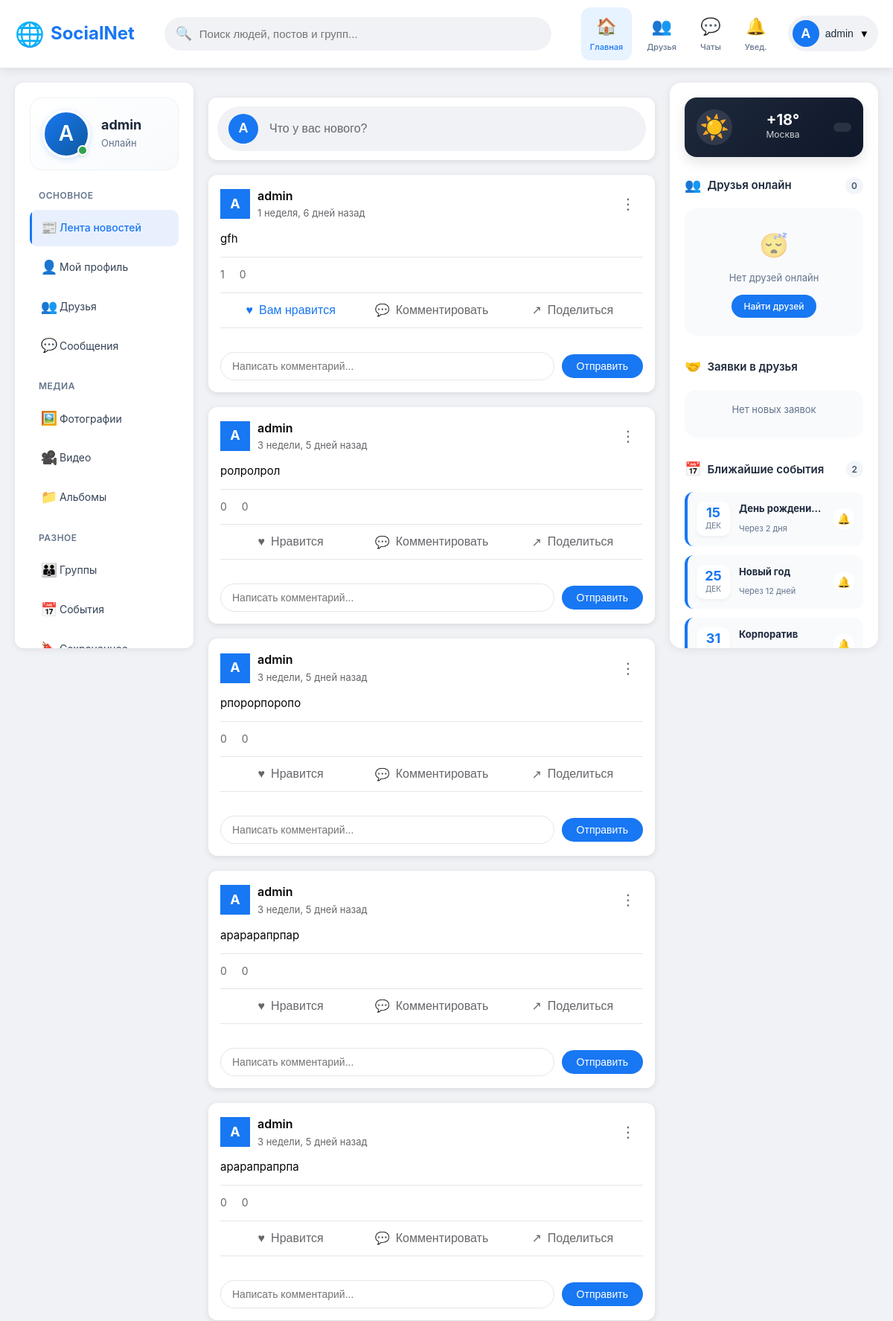
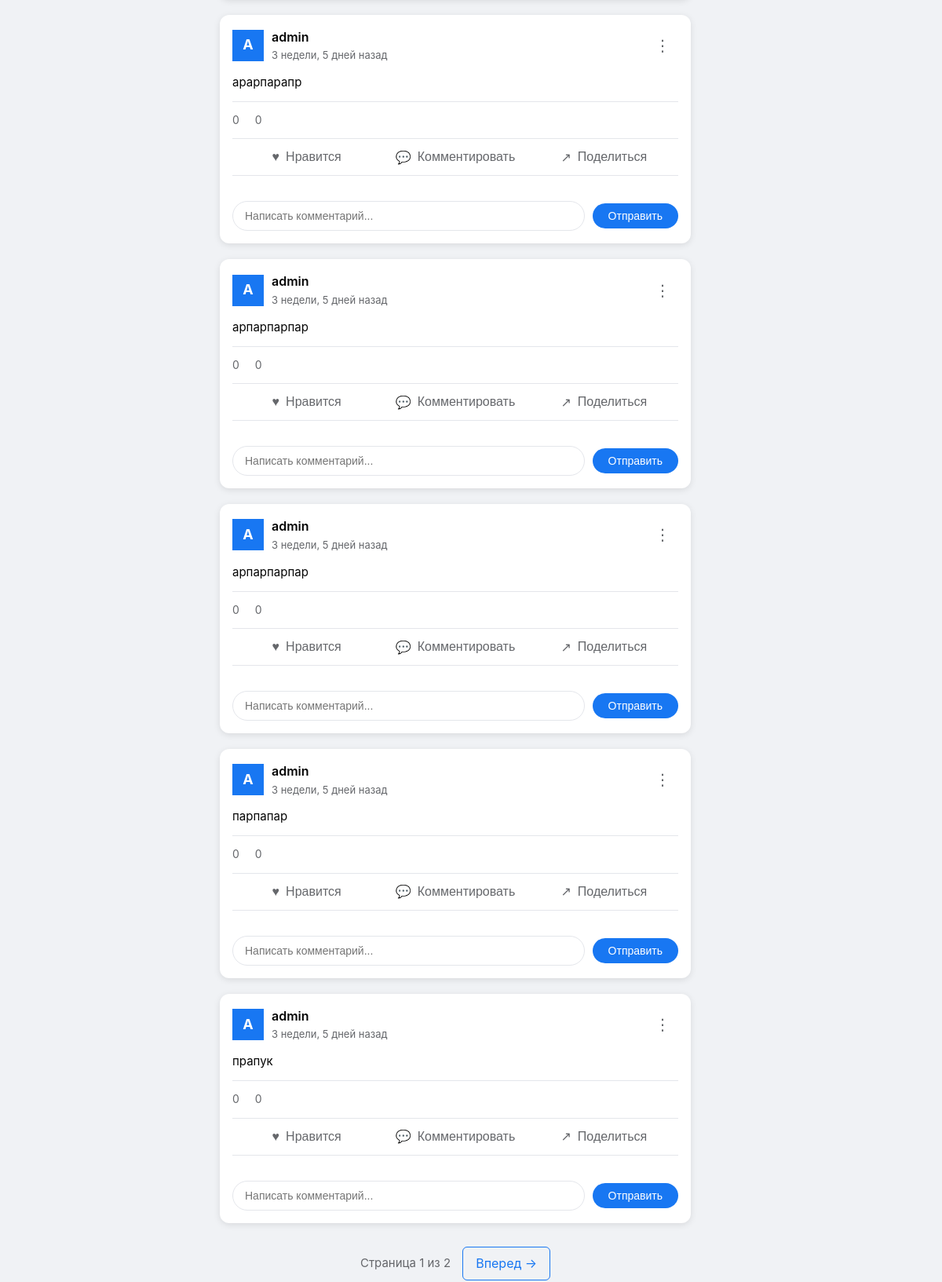
The page / (signed in, upper part) on the database its author committed (2 pictures, top to bottom).
### posts/models.py (models this page shows, shortened)
class Post(models.Model):
    author = models.ForeignKey(User, on_delete=models.CASCADE, related_name='posts')
    content = models.TextField()
    image = models.ImageField(upload_to='posts/', null=True, blank=True)
    likes_count = models.PositiveIntegerField(default=0)
    comments_count = models.PositiveIntegerField(default=0)
    shares_count = models.PositiveIntegerField(default=0)
    is_public = models.BooleanField(default=True)
    allow_comments = models.BooleanField(default=True)
    allow_sharing = models.BooleanField(default=True)
    created_at = models.DateTimeField(auto_now_add=True)
    updated_at = models.DateTimeField(auto_now=True)
    class Meta:
        ordering = ['-created_at']
        indexes = [
            models.Index(fields=['author', 'created_at']),
            models.Index(fields=['created_at']),
        ]

### posts/views.py (the view)
# urls.py: path('', views.feed, name='feed'),
def feed(request):
    posts_list = Post.objects.all().order_by('-created_at')
    paginator = Paginator(posts_list, 10)
    page_number = request.GET.get('page')
    page_obj = paginator.get_page(page_number)
    for post in page_obj:
        post.likes_count = Like.objects.filter(post=post).count()
        post.comments_count = Comment.objects.filter(post=post).count()
        post.recent_comments = Comment.objects.filter(post=post)[:2]
        if request.user.is_authenticated:
            post.is_liked = Like.objects.filter(post=post, user=request.user).exists()
        else:
            post.is_liked = False
    context = {
        'posts': page_obj,
        'page_obj': page_obj,
        'is_paginated': paginator.num_pages > 1,
        'user_authenticated': request.user.is_authenticated,
    }
    return render(request, 'posts/feed.html', context)

### templates/posts/feed.html (shortened to what this page needs)
{% extends request.user.is_authenticated|yesno:'base_auth.html,base_guest.html' %}
{% load static %}
{% block content %}
<div class="feed-container">
    {% if user.is_authenticated %}
        <div class="create-post-wrapper">
            <button class="btn-create-post" onclick="openCreatePostModal()">
                <span class="user-avatar">
                    {% if user.profile.avatar %}
                    <img src="{{ user.profile.avatar.url }}" alt="Аватар">
                    {% else %}
                    <div class="default-avatar">{{ user.username|first|upper }}</div>
                    {% endif %}
                </span>
                <span>Что у вас нового?</span>
            </button>
        </div>
    {% endif %}
    <div class="posts-list">
        {% for post in posts %}
        <article class="post-card" data-post-id="{{ post.id }}">
            <div class="post-header">
                {% if user.is_authenticated %}
                <a href="{% url 'profile' post.author.username %}" class="post-author">
                {% else %}
                <div class="post-author disabled">
                {% endif %}
                    {% if post.author.profile.avatar %}
                    <img src="{{ post.author.profile.avatar.url }}"
                         alt="{{ post.author.username }}"
                         class="author-avatar">
                    {% else %}
                    <div class="default-avatar small">{{ post.author.username|first|upper }}</div>
                    {% endif %}
                    <div class="author-info">
                        <strong class="author-name">{{ post.author.get_full_name|default:post.author.username }}</strong>
                        <span class="post-time">{{ post.created_at|timesince }} назад</span>
                    </div>
                {% if user.is_authenticated %}
                </a>
                {% else %}
                </div>
                {% endif %}
                <button class="post-menu-btn">⋮</button>
            </div>
            <div class="post-content">
                <p class="post-text">{{ post.content|linebreaksbr }}</p>
            </div>
            <div class="post-stats">
                <span class="likes-count">{{ post.likes_count }} {{ post.likes_count|pluralize:"лайк,лайка,лайков" }}</span>
                <span class="comments-count">{{ post.comments_count }} {{ post.comments_count|pluralize:"комментарий,комментария,комментариев" }}</span>
            </div>
            <div class="post-actions">
                {% if user.is_authenticated %}
                <button class="action-btn like-btn {% if post.is_liked %}liked{% endif %}"
                        onclick="likePost({{ post.id }}, this)">
                    <span class="like-icon">♥</span>
                    <span class="like-text">{% if post.is_liked %}Вам нравится{% else %}Нравится{% endif %}</span>
                </button>
                <button class="action-btn comment-btn"
                        onclick="focusComment({{ post.id }})">
                    💬 <span>Комментировать</span>
                </button>
                {% endif %}
                <button class="action-btn share-btn" onclick="sharePost({{ post.id }})">
                    ↗ <span>Поделиться</span>
                </button>
            </div>
            <div class="post-comments">
                {% if user.is_authenticated %}
                <form class="comment-form" data-post-id="{{ post.id }}" onsubmit="return submitComment(event)">
                    <input type="text"
                           placeholder="Написать комментарий..."
                           class="comment-input"
                           required>
                    <button type="submit" class="comment-submit">Отправить</button>
                </form>
                {% else %}
                <a href="{% url 'login' %}?next={{ request.path }}" class="comment-login-prompt">
                    Войдите, чтобы оставить комментарий
                </a>
                {% endif %}
            </div>
        </article>
        {% endfor %}
    </div>
    {% if is_paginated %}
    <div class="pagination">
        <span class="current-page">
            Страница {{ page_obj.number }} из {{ page_obj.paginator.num_pages }}
        </span>
        {% if page_obj.has_next %}
        <a href="?page={{ page_obj.next_page_number }}">Вперед →</a>
        {% endif %}
    </div>
    {% endif %}
</div>
{% endblock %}

### templates/base_auth.html (shortened to what this page needs)
<!DOCTYPE html>
<html lang="ru">
<head>
</head>
<body>
    <div class="app-container">
        <header class="header">
            <div class="header-container">
                <a href="{% url 'feed' %}" class="logo">
                    <span class="logo-icon">🌐</span>
                    <span class="logo-text">SocialNet</span>
                </a>
                <div class="search-bar">
                    <form class="search-form" method="GET" action="{% url 'search' %}">
                        <button type="submit" class="search-btn">🔍</button>
                        <input type="text"
                               name="q"
                               class="search-input"
                               placeholder="Поиск людей, постов и групп..."
                               value="{{ request.GET.q }}">
                    </form>
                </div>
                <div class="nav-icons">
                    <a href="{% url 'feed' %}" class="nav-icon {% if request.resolver_match.url_name == 'feed' %}active{% endif %}">
                        <span class="nav-icon-emoji">🏠</span>
                        <span class="nav-icon-label">Главная</span>
                    </a>
                    <a href="{% url 'friends' %}" class="nav-icon {% if request.resolver_match.url_name == 'friends' %}active{% endif %}">
                        <span class="nav-icon-emoji">👥</span>
                        <span class="nav-icon-label">Друзья</span>
                    </a>
                    <a href="{% url 'messages' %}" class="nav-icon {% if request.resolver_match.url_name == 'messages' %}active{% endif %}">
                        <span class="nav-icon-emoji">💬</span>
                        <span class="nav-icon-label">Чаты</span>
                    </a>
                    <a href="{% url 'notifications' %}" class="nav-icon {% if request.resolver_match.url_name == 'notifications' %}active{% endif %}">
                        <span class="nav-icon-emoji">🔔</span>
                        <span class="nav-icon-label">Увед.</span>
                    </a>
                    <div class="profile-dropdown">
                        <button class="profile-button">
                            <div class="profile-avatar">
                                {% if user.profile.avatar %}
                                <img src="{{ user.profile.avatar.url }}" alt="{{ user.username }}">
                                {% else %}
                                <span>{{ user.username|first|upper }}</span>
                                {% endif %}
                            </div>
                            <span class="profile-name">{{ user.get_full_name|default:user.username|truncatechars:15 }}</span>
                            <span class="dropdown-arrow">▼</span>
                        </button>
                    </div>
                </div>
            </div>
        </header>
        <div class="authenticated-layout">
            {% block sidebar %}
                {% include 'partials/sidebar.html' %}
            {% endblock %}
            <main class="main-content">
                {% block content %}{% endblock %}
            </main>
            {% block right_sidebar %}
                {% include 'partials/right_sidebar.html' %}
            {% endblock %}
        </div>
    </div>
</body>
</html>

### templates/partials/sidebar.html (shortened to what this page needs)
<aside class="sidebar">
    <div class="sidebar_profile_card">
        <a href="{% url 'profile' user.username %}" class="sidebar_profile_link">
            <div class="sidebar_profile_avatar_wrapper">
                {% if user.profile.avatar %}
                <img src="{{ user.profile.avatar.url }}" alt="{{ user.username }}" class="sidebar_profile_avatar">
                {% else %}
                <div class="sidebar_profile_avatar sidebar_profile_avatar_default">
                    {{ user.username|first|upper }}
                </div>
                {% endif %}
                <span class="sidebar_online_indicator"></span>
            </div>
            <div class="sidebar_profile_info">
                <span class="sidebar_profile_name">{{ user.get_full_name|default:user.username }}</span>
                <span class="sidebar_profile_status">
                    {% if user.profile.status %}
                    {{ user.profile.status }}
                    {% else %}
                    Онлайн
                    {% endif %}
                </span>
            </div>
        </a>
    </div>
    <nav class="sidebar_nav">
        <div class="sidebar_nav_section">
            <h3 class="sidebar_nav_section_title">Основное</h3>
            <a href="{% url 'feed' %}" class="sidebar_nav_item {% if request.resolver_match.url_name == 'feed' %}sidebar_nav_item_active{% endif %}">
                <span class="sidebar_nav_icon">📰</span>
                <span class="sidebar_nav_text">Лента новостей</span>
            </a>
            <a href="{% url 'profile' user.username %}" class="sidebar_nav_item {% if request.resolver_match.url_name == 'profile' %}sidebar_nav_item_active{% endif %}">
                <span class="sidebar_nav_icon">👤</span>
                <span class="sidebar_nav_text">Мой профиль</span>
            </a>
            <a href="{% url 'friends' %}" class="sidebar_nav_item {% if request.resolver_match.url_name == 'friends' %}sidebar_nav_item_active{% endif %}">
                <span class="sidebar_nav_icon">👥</span>
                <span class="sidebar_nav_text">Друзья</span>
            </a>
            <a href="{% url 'messages' %}" class="sidebar_nav_item {% if request.resolver_match.url_name == 'messages' %}sidebar_nav_item_active{% endif %}">
                <span class="sidebar_nav_icon">💬</span>
                <span class="sidebar_nav_text">Сообщения</span>
            </a>
        </div>
        <div class="sidebar_nav_section">
            <h3 class="sidebar_nav_section_title">Медиа</h3>
            <a href="{% url 'profile' user.username %}" class="sidebar_nav_item {% if request.resolver_match.url_name == 'photos' %}sidebar_nav_item_active{% endif %}">
                <span class="sidebar_nav_icon">🖼️</span>
                <span class="sidebar_nav_text">Фотографии</span>
            </a>
            <a href="{% url 'profile' user.username %}" class="sidebar_nav_item {% if request.resolver_match.url_name == 'videos' %}sidebar_nav_item_active{% endif %}">
                <span class="sidebar_nav_icon">🎥</span>
                <span class="sidebar_nav_text">Видео</span>
            </a>
            <a href="{% url 'profile' user.username %}" class="sidebar_nav_item {% if request.resolver_match.url_name == 'albums' %}sidebar_nav_item_active{% endif %}">
                <span class="sidebar_nav_icon">📁</span>
                <span class="sidebar_nav_text">Альбомы</span>
            </a>
        </div>
        <div class="sidebar_nav_section">
            <h3 class="sidebar_nav_section_title">Разное</h3>
            <a href="{% url 'profile' user.username %}" class="sidebar_nav_item {% if request.resolver_match.url_name == 'groups' %}sidebar_nav_item_active{% endif %}">
                <span class="sidebar_nav_icon">👪</span>
                <span class="sidebar_nav_text">Группы</span>
            </a>
            <a href="{% url 'profile' user.username %}" class="sidebar_nav_item {% if request.resolver_match.url_name == 'events' %}sidebar_nav_item_active{% endif %}">
                <span class="sidebar_nav_icon">📅</span>
                <span class="sidebar_nav_text">События</span>
            </a>
            <a href="{% url 'profile' user.username %}" class="sidebar_nav_item {% if request.resolver_match.url_name == 'saved' %}sidebar_nav_item_active{% endif %}">
                <span class="sidebar_nav_icon">🔖</span>
                <span class="sidebar_nav_text">Сохраненное</span>
            </a>
        </div>
    </nav>
</aside>

### rows shown on the page
Post: author.username|first "A", author.get_full_name "admin", created_at "1 неделя, 6 дней", content "gfh", likes_count "1", comments_count "0", shows "Вам нравится"
Post: author.username|first "A", author.get_full_name "admin", created_at "3 недели, 5 дней", content "ролролрол", likes_count "0", comments_count "0", shows "Нравится"
Post: author.username|first "A", author.get_full_name "admin", created_at "3 недели, 5 дней", content "рпорорпоропо", likes_count "0", comments_count "0", shows "Нравится"
Post: author.username|first "A", author.get_full_name "admin", created_at "3 недели, 5 дней", content "арарарапрпар", likes_count "0", comments_count "0", shows "Нравится"
Post: author.username|first "A", author.get_full_name "admin", created_at "3 недели, 5 дней", content "арарапрапрпа", likes_count "0", comments_count "0", shows "Нравится"
Post: author.username|first "A", author.get_full_name "admin", created_at "3 недели, 5 дней", content "арарпарапр", likes_count "0", comments_count "0", shows "Нравится"
Post: author.username|first "A", author.get_full_name "admin", created_at "3 недели, 5 дней", content "арпарпарпар", likes_count "0", comments_count "0", shows "Нравится"
Post: author.username|first "A", author.get_full_name "admin", created_at "3 недели, 5 дней", content "арпарпарпар", likes_count "0", comments_count "0", shows "Нравится"
Post: author.username|first "A", author.get_full_name "admin", created_at "3 недели, 5 дней", content "парпапар", likes_count "0", comments_count "0", shows "Нравится"
Post: author.username|first "A", author.get_full_name "admin", created_at "3 недели, 5 дней", content "прапук", likes_count "0", comments_count "0", shows "Нравится"

### other values the page prints
{{ user.username|first|upper }} "A"
{{ user.get_full_name|default:user.username|truncatechars:15 }} "admin"
{{ user.get_full_name|default:user.username }} "admin"
{{ page_obj.number }} "1"
{{ page_obj.paginator.num_pages }} "2"
{{ online_friends_count|default:"0" }} "0"
{{ events_count|default:"2" }} "2"
